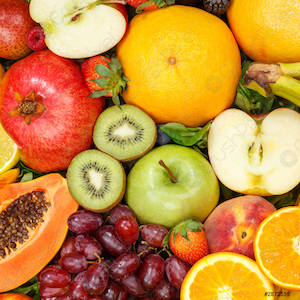
#> input picture Numerical Methods II/assignment1.2/fruits.jpeg, 300 x 300 px, found by its file name
$ python main.py   (older library calls are emulated)
#> lines starting #> are read from the running program, lines starting #| are printed output that depends on the picture
#> in main, img is the input picture: shape (300, 300, 3); mean B, G, R 62.8, 139.7, 198.3
import numpy as np
import cv2
import matplotlib.pyplot as plt
import math

def dnorm(x, mu, sd):
    return 1 / (np.sqrt(2 * np.pi) * sd) * np.e ** (-np.power((x - mu) / sd, 2) / 2)


def gaussian_kernel(tam, sigma=1):
#> called with tam = 9, sigma = 3
    kernel_1D = np.linspace(-(tam // 2), tam // 2, tam)
    for i in range(tam):
        kernel_1D[i] = dnorm(kernel_1D[i], 0, sigma)
    kernel_2D = np.outer(kernel_1D.T, kernel_1D.T)

    kernel_2D *= 1.0 / kernel_2D.max()

    return kernel_2D


def gaussian_blur(img, kernel_size):
    kernel = gaussian_kernel(kernel_size, sigma=math.sqrt(kernel_size))
    return convolution(img, kernel, media=True)

def convolution(img, kernel, media=False):
#> called with kernel = array of shape (9, 9), media = True
    if len(img.shape) == 3:
        img = cv2.cvtColor(img, cv2.COLOR_BGR2GRAY)
#> img: shape (300, 300)

    img_linha, img_coluna = img.shape
#> img_linha = 300; img_coluna = 300
    kernel_linha, kernel_coluna = kernel.shape

    saida = np.zeros(img.shape)

    pad_height = int((kernel_linha - 1) / 2)
    pad_width = int((kernel_coluna - 1) / 2)

    padded_image = np.zeros((img_linha + (2 * pad_height), img_coluna + (2 * pad_width)))

    padded_image[pad_height:padded_image.shape[0] - pad_height, pad_width:padded_image.shape[1] - pad_width] = img
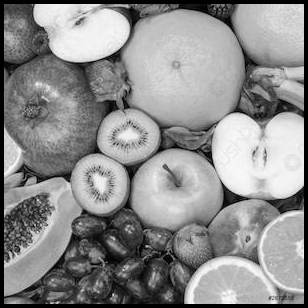
#> padded_image: shape (308, 308) float64; min 0, max 253, mean 140.9

    for linha in range(img_linha):
        for coluna in range(img_coluna):
            saida[linha, coluna] = np.sum(kernel * padded_image[linha:linha + kernel_linha, coluna:coluna + kernel_coluna])
            if media:
                saida[linha, coluna] /= kernel.shape[0] * kernel.shape[1]
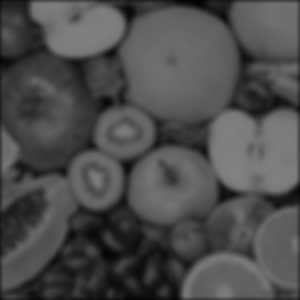
#> saida: shape (300, 300) float64; min 2.89, max 130, mean 77.2

    return saida

def sobel_edge_detection(img, filtro):
    img_x = convolucao(img, filtro)

    img_y = convolucao(img, np.flip(filtro.T, axis=0))

    gradiente = np.sqrt(np.square(img_x) + np.square(img_y))

    gradiente *= 255.0 / gradiente.max()


    return gradiente


def main():
    # [29 lines of commented-out code are left out]

    img = cv2.imread('/Users/douglasgondim/Documents/college-2022.1/Numerical Methods II/assignment1.2/fruits.jpeg')

    img = gaussian_blur(img, 9)

    laplace1 = np.array([[0, -1, 0], [-1, 4, -1], [0, -1, 0]])
    laplace2 = np.array([[-1, -1, -1], [-1, 8, -1], [-1, -1, -1]])

    image_arr5 = convolution(img, laplace1)
#> call 2 of convolution, with kernel = array of shape (3, 3), media = False
#> after the loop in convolution (call 2), `for linha in range(img_linha):`:
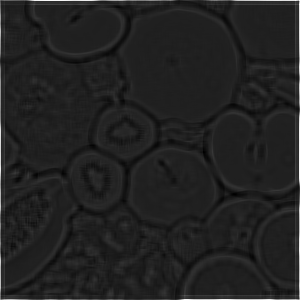
#> saida: shape (300, 300) float64; min -8.04, max 56.12, mean 0.6; drawn with min black and max white

    image_arr6 = np.zeros((image_arr5.shape))
    #Aplicando o treshold
    for i in range(image_arr5.shape[0]):
        for j in range(image_arr5.shape[0]):
            if abs(image_arr5[i, j]) >= 0.045:
                image_arr6[i, j] = 1.0
            else:
                image_arr6[i, j] = 0.0
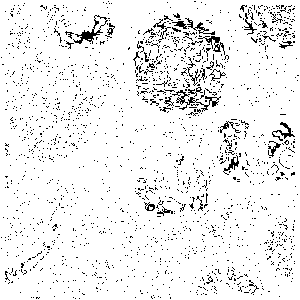
#> image_arr6: shape (300, 300) float64; values 0 (black) and 1 (white), 93.5% white; black in thin lines or dots
    finalImg = np.zeros((image_arr6.shape[0], image_arr6.shape[1], 3))
    finalImg[0:finalImg.shape[0], 0:finalImg.shape[1],0] = image_arr6
    finalImg[0:finalImg.shape[0], 0:finalImg.shape[1],1] = image_arr6
    finalImg[0:finalImg.shape[0], 0:finalImg.shape[1],2] = image_arr6

    plt.imshow(finalImg, interpolation='nearest')
    plt.show()

    image_arr7 = convolution(img, laplace2)

    image_arr8 = np.zeros((image_arr5.shape))
    #Aplicando o treshold
    for i in range(image_arr7.shape[0]):
        for j in range(image_arr7.shape[0]):
            if abs(image_arr7[i, j]) >= 0.1:
                image_arr8[i, j] = 1.0
            else:
                image_arr8[i, j] = 0.0
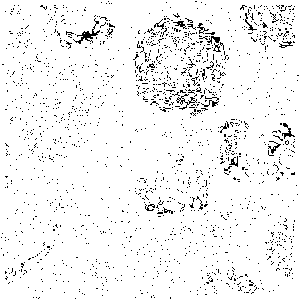
#> image_arr8: shape (300, 300) float64; values 0 (black) and 1 (white), 95.1% white; black in thin lines or dots
    finalImg = np.zeros((image_arr8.shape[0], image_arr8.shape[1], 3))
    finalImg[0:finalImg.shape[0], 0:finalImg.shape[1],0] = image_arr8
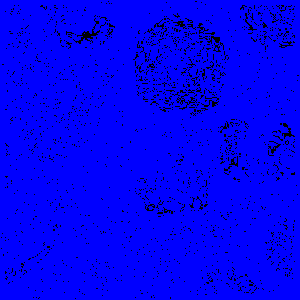
#> finalImg: shape (300, 300, 3) float64; mean of channels 0, 1, 2 0.951, 0, 0; drawn as B, G, R
    finalImg[0:finalImg.shape[0], 0:finalImg.shape[1],1] = image_arr8
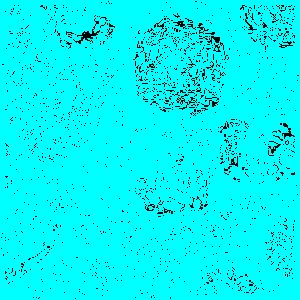
#> finalImg: shape (300, 300, 3) float64; mean of channels 0, 1, 2 0.951, 0.951, 0; drawn as B, G, R
    finalImg[0:finalImg.shape[0], 0:finalImg.shape[1],2] = image_arr8

    plt.imshow(finalImg, interpolation='nearest')
    plt.show()


main()
